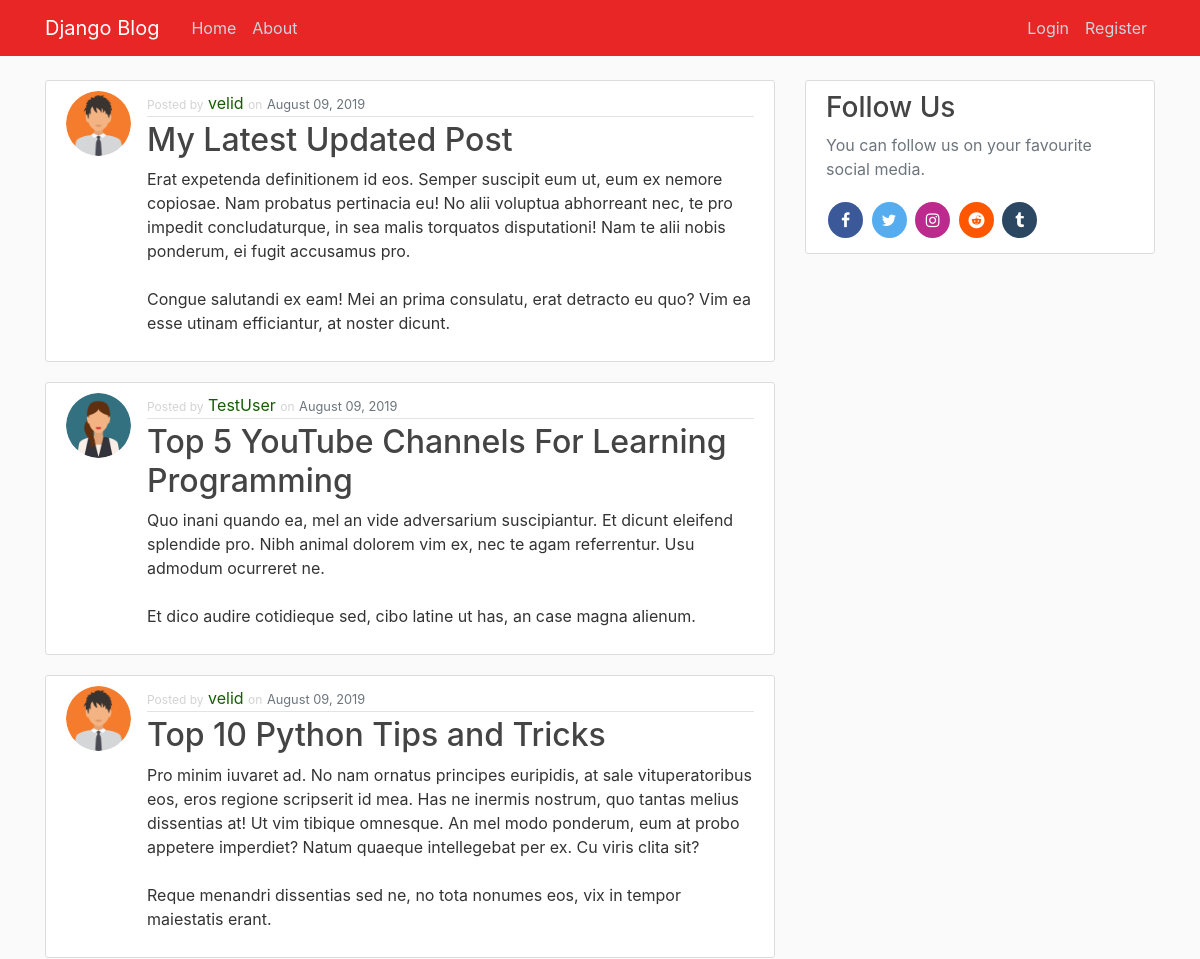
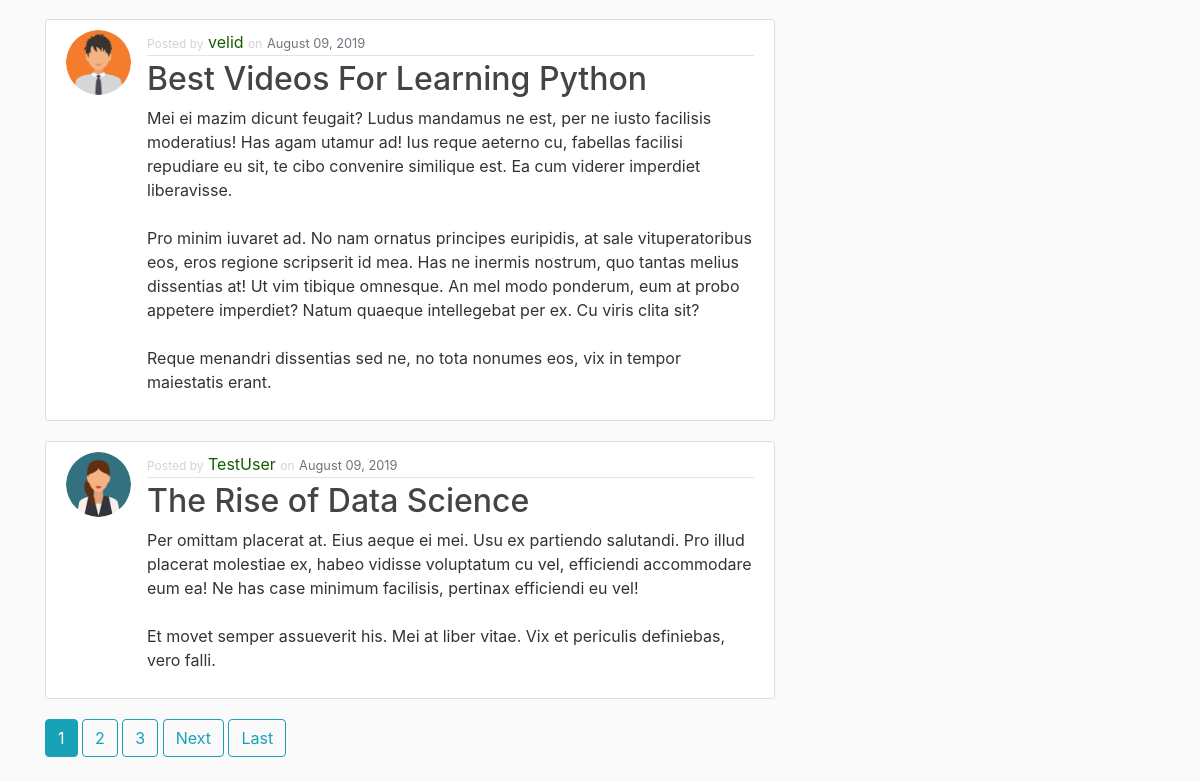
The app's page /, older data (2 pictures, top to bottom).
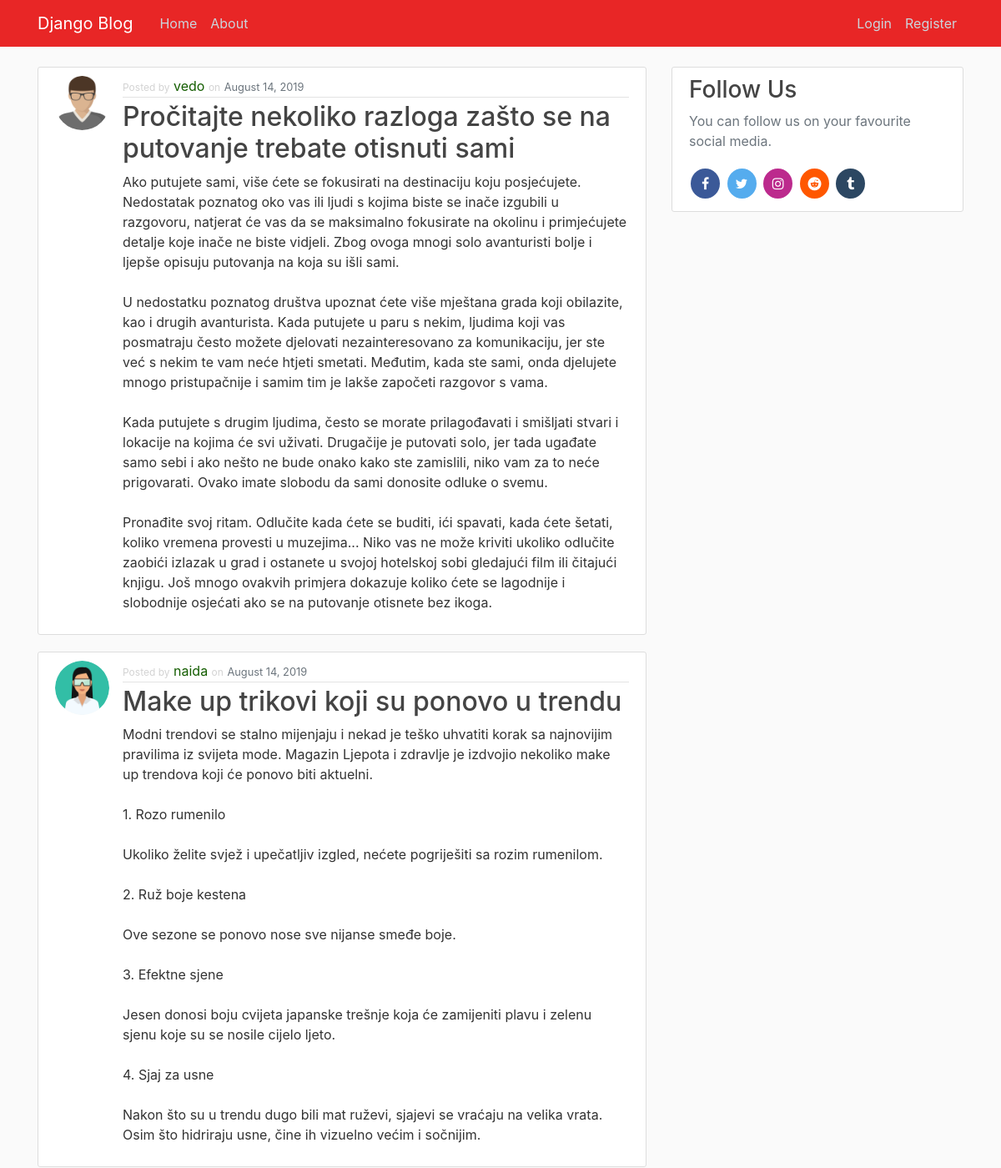
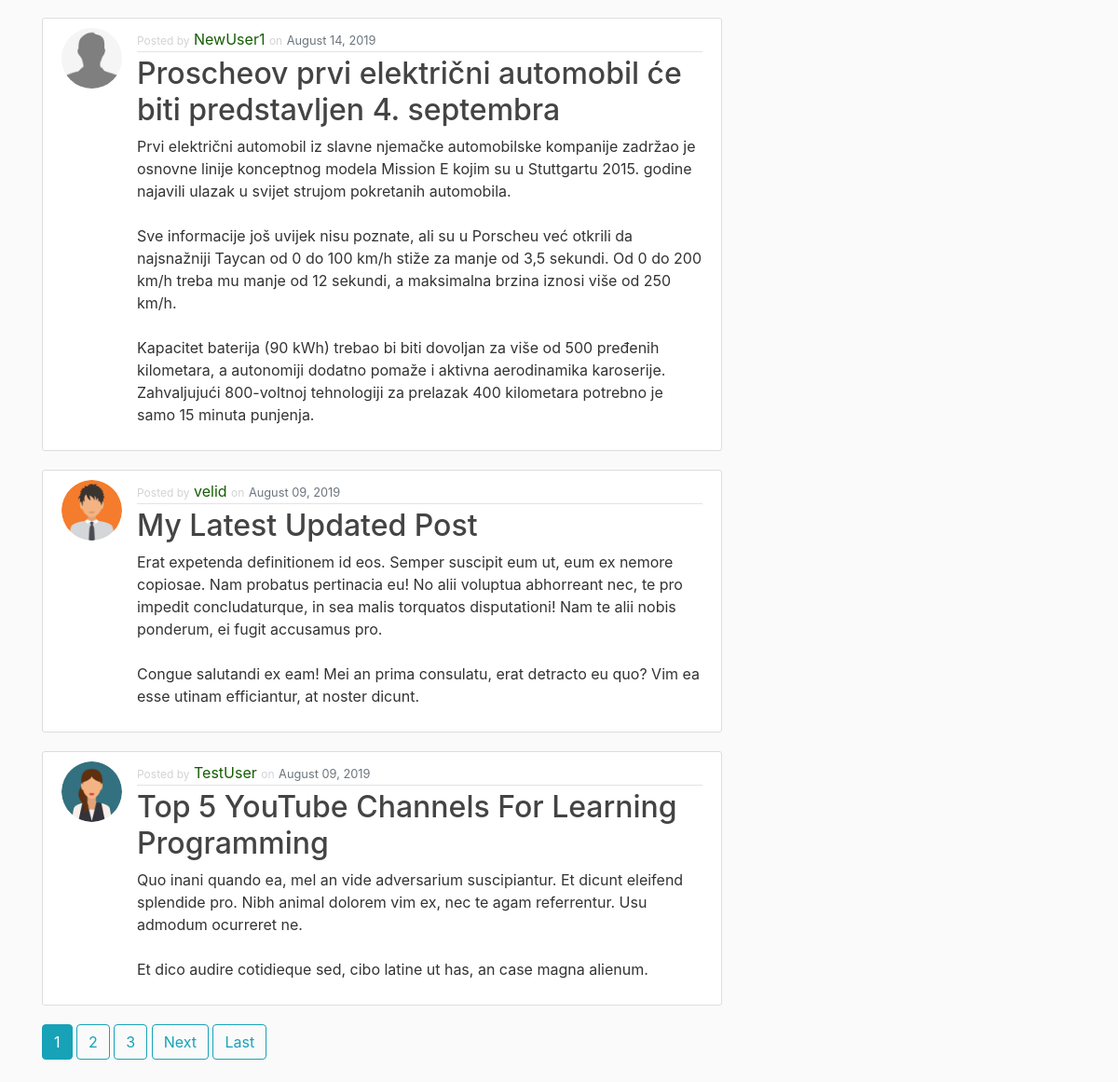
The same page, newer data (2 pictures, top to bottom).
### blog/models.py (models this page shows, shortened)
class Post(models.Model):
    title = models.CharField(max_length=100)
    content = models.TextField()
    date_posted = models.DateTimeField(default=timezone.now)
    author = models.ForeignKey(User, on_delete=models.CASCADE)

### users/models.py (models this page shows, shortened)
class Profile(models.Model):
    user = models.OneToOneField(User, on_delete=models.CASCADE)
    image = models.ImageField(default='default.jpg', upload_to='profile_pics')

### blog/views.py (the view)
# urls.py: path('', PostListView.as_view(), name='blog-home'),
class PostListView(ListView):
    model = Post
    template_name = 'blog/home.html'
    context_object_name = 'posts'
    ordering = ['-date_posted']
    paginate_by = 5

### blog/templates/blog/home.html (shortened to what this page needs)
{% extends "blog/base.html" %}
{% block content %}
{% for post in posts %}
<article class="media content-section">
    <img class="rounded-circle article-img" src="{{ post.author.profile.image.url }}">
    <div class="media-body">
        <div class="article-metadata">
            <span class="custom-info-text">Posted by</span>
            <a class="author-info" href="{% url 'user-posts' post.author.username %}">
                {{ post.author }}
            </a>
            <span class="custom-info-text">on</span>
            <small class="text-muted">
                {{ post.date_posted|date:"F d, Y" }}
            </small>
        </div>
        <h2><a class="article-title" href="{% url 'post-detail' post.id %}">{{ post.title }}</a></h2>
        <p class="article-content">{{ post.content }}</p>
    </div>
</article>
{% endfor %}
{% if is_paginated %}
{% for num in page_obj.paginator.page_range %}
{% if page_obj.number == num %}
<a class="btn btn-info mb-4" href="?page={{ num }}">{{ num }}</a>
{% elif num > page_obj.number|add:'-3' and num < page_obj.number|add:'3' %}
<a class="btn btn-outline-info mb-4" href="?page={{ num }}">{{ num }}</a>
{% endif %}
{% endfor %}
{% if page_obj.has_next %}
<a class="btn btn-outline-info mb-4" href="?page={{ page_obj.next_page_number }}">Next</a>
<a class="btn btn-outline-info mb-4" href="?page={{ page_obj.paginator.num_pages }}">Last</a>
{% endif %}
{% endif %}
{% endblock content %}

Row changes from the older to the newer data that the page shows:
no longer on this page (row unchanged): Post: author.profile.image (picture), author "velid", date_posted "August 09, 2019", title "Top 10 Python Tips and Tricks", content "Pro minim iuvaret ad. No nam ornatus principes euripidis, at sale vituperatoribus eos, eros regione scripserit id mea. Has ne inermis nostrum, quo tantas melius dissentias at! Ut vim tibique omnesque. An mel modo ponderum, eum at probo appetere imperdiet? Natum quaeque intellegebat per ex. Cu viris clita sit? Reque menandri dissentias sed ne, no tota nonumes eos, vix in tempor maiestatis erant."
no longer on this page (row unchanged): Post: author.profile.image (picture), author "velid", date_posted "August 09, 2019", title "Best Videos For Learning Python", content "Mei ei mazim dicunt feugait? Ludus mandamus ne est, per ne iusto facilisis moderatius! Has agam utamur ad! Ius reque aeterno cu, fabellas facilisi repudiare eu sit, te cibo convenire similique est. Ea cum viderer imperdiet liberavisse. Pro minim iuvaret ad. No nam ornatus principes euripidis, at sale vituperatoribus eos, eros regione scripserit id mea. Has ne inermis nostrum, quo tantas melius dissentias at! Ut vim tibique omnesque. An mel modo ponderum, eum at probo appetere imperdiet? Natum quaeque intellegebat per ex. Cu viris clita sit? Reque menandri dissentias sed ne, no tota nonumes eos, vix in tempor maiestatis erant."
no longer on this page (row unchanged): Post: author.profile.image (picture), author "TestUser", date_posted "August 09, 2019", title "The Rise of Data Science", content "Per omittam placerat at. Eius aeque ei mei. Usu ex partiendo salutandi. Pro illud placerat molestiae ex, habeo vidisse voluptatum cu vel, efficiendi accommodare eum ea! Ne has case minimum facilisis, pertinax efficiendi eu vel! Et movet semper assueverit his. Mei at liber vitae. Vix et periculis definiebas, vero falli."
added Post: author.profile.image (picture), author "vedo", date_posted "August 14, 2019", title "Pročitajte nekoliko razloga zašto se na putovanje trebate otisnuti sami", content "Ako putujete sami, više ćete se fokusirati na destinaciju koju posjećujete. Nedostatak poznatog oko vas ili ljudi s kojima biste se inače izgubili u razgovoru, natjerat će vas da se maksimalno fokusirate na okolinu i primjećujete detalje koje inače ne biste vidjeli. Zbog ovoga mnogi solo avanturisti bolje i ljepše opisuju putovanja na koja su išli sami. U nedostatku poznatog društva upoznat ćete više mještana grada koji obilazite, kao i drugih avanturista. Kada putujete u paru s nekim, ljudima koji vas posmatraju često možete djelovati nezainteresovano za komunikaciju, jer ste već s nekim te vam neće htjeti smetati. Međutim, kada ste sami, onda djelujete mnogo pristupačnije i samim tim je…"
added Post: author.profile.image (placeholder picture), author "naida", date_posted "August 14, 2019", title "Make up trikovi koji su ponovo u trendu", content "Modni trendovi se stalno mijenjaju i nekad je teško uhvatiti korak sa najnovijim pravilima iz svijeta mode. Magazin Ljepota i zdravlje je izdvojio nekoliko make up trendova koji će ponovo biti aktuelni. 1. Rozo rumenilo Ukoliko želite svjež i upečatljiv izgled, nećete pogriješiti sa rozim rumenilom. 2. Ruž boje kestena Ove sezone se ponovo nose sve nijanse smeđe boje. 3. Efektne sjene Jesen donosi boju cvijeta japanske trešnje koja će zamijeniti plavu i zelenu sjenu koje su se nosile cijelo ljeto. 4. Sjaj za usne Nakon što su u trendu dugo bili mat ruževi, sjajevi se vraćaju na velika vrata. Osim što hidriraju usne, čine ih vizuelno većim i sočnijim."
added Post: author.profile.image (placeholder picture), author "NewUser1", date_posted "August 14, 2019", title "Proscheov prvi električni automobil će biti predstavljen 4. septembra", content "Prvi električni automobil iz slavne njemačke automobilske kompanije zadržao je osnovne linije konceptnog modela Mission E kojim su u Stuttgartu 2015. godine najavili ulazak u svijet strujom pokretanih automobila. Sve informacije još uvijek nisu poznate, ali su u Porscheu već otkrili da najsnažniji Taycan od 0 do 100 km/h stiže za manje od 3,5 sekundi. Od 0 do 200 km/h treba mu manje od 12 sekundi, a maksimalna brzina iznosi više od 250 km/h. Kapacitet baterija (90 kWh) trebao bi biti dovoljan za više od 500 pređenih kilometara, a autonomiji dodatno pomaže i aktivna aerodinamika karoserije. Zahvaljujući 800-voltnoj tehnologiji za prelazak 400 kilometara potrebno je samo 15 minuta punjenja."
